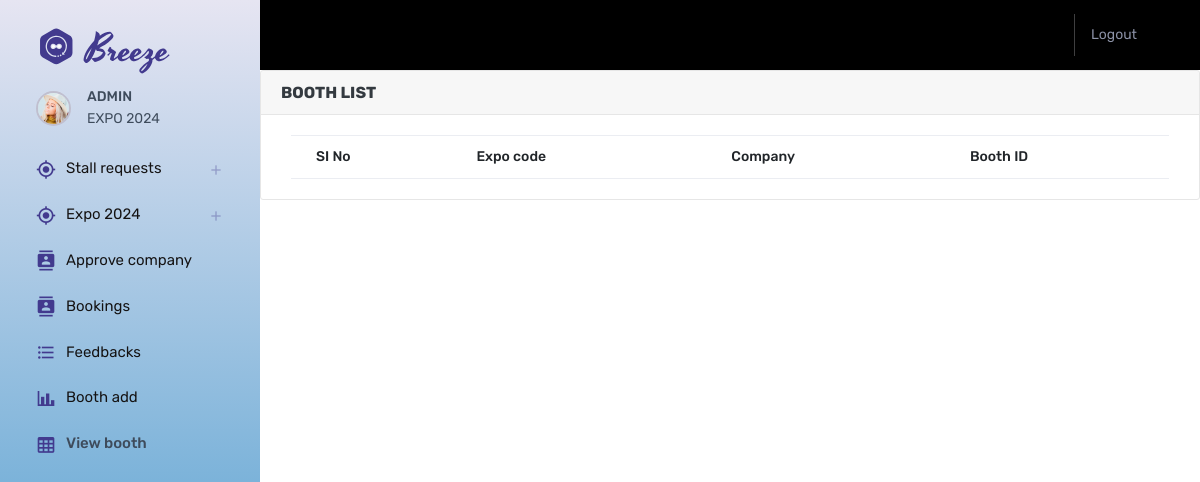
Page /view_booth on the earlier database version.
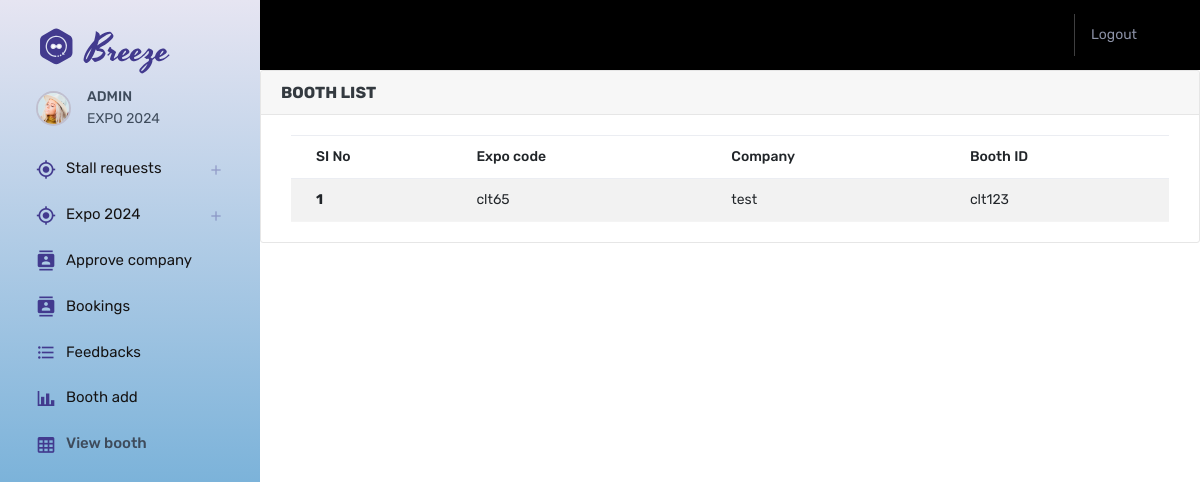
Same page on the later database version.
### Expo_app/models.py (models this page shows)
class BoothAllocation(models.Model):
    expocode = models.ForeignKey(CreateExpo, on_delete=models.CASCADE)
    user = models.ForeignKey(Company, on_delete=models.CASCADE)
    Booth_id = models.CharField(max_length=6)

class CreateExpo(models.Model):
    venue = models.TextField(max_length=100)
    layout = models.FileField()
    start_date = models.DateField()
    end_date = models.DateField()
    expo_code = models.CharField(max_length=6)
    def __str__(self):
        return self.expo_code

class Company(models.Model):
    user = models.ForeignKey(Login_view, on_delete=models.CASCADE, related_name='company')
    company_name = models.CharField(max_length=100)
    email = models.EmailField()
    contact_no = models.CharField(max_length=100)
    reg_number = models.CharField(max_length=20)
    status = models.BooleanField(default= False)
    def __str__(self):
        return self.company_name

### Expo_app/admin_view.py (the view)
# urls.py: path('view_booth',admin_view.view_booth,name='view_booth'),
def view_booth(request):
    data = BoothAllocation.objects.all()
    return render(request,"admin/booth_view.html",{'data':data})

### templates/admin/booth_view.html (shortened to what this page needs)
{% extends 'admin_dash.html' %}
{% block content %}
{% load crispy_forms_filters %}
<div class="col-lg-20">
    <div class="card">
        <div class="card-header">
            <strong class="card-title">BOOTH LIST</strong>
        </div>
        <div class="card-body">
            <table class="table table-striped">
                <thead>
                <tr>
                    <th scope="col">SI No</th>
                    <th scope="col">Expo code</th>
                    <th scope="col">Company</th>
                    <th scope="col">Booth ID</th>
                </tr>
                 <tbody>
                {% for n in data %}
                <tr>
                    <th scope="row">{{forloop.counter}}</th>
                    <td>{{n.expocode}}</td>
                    <td>{{n.user}}</td>
                    <td>{{n.Booth_id}}</td>
                </tr>
                {% endfor %}
                </tbody>
            </table>
        </div>
    </div>
</div>
{% endblock %}

Differences in the rows shown:
added BoothAllocation: expocode "clt65", user "test", Booth_id "clt123"
